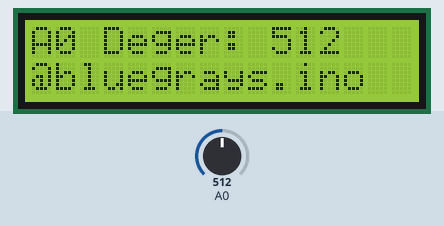
Simulated run of this sketch. Board: Arduino Uno, built with avr-gcc and run on an emulated ATmega328P. On the bench: 16×2 character LCD. Inputs (shaded band) come from the test bench; at power-on: A0 = 512.

Above: at 1.2 s.
1.3 s: A0 set to 716
At 2.6 s:
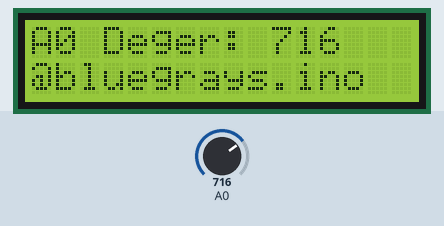
3.1 s: A0 set to 900
At 4.4 s:
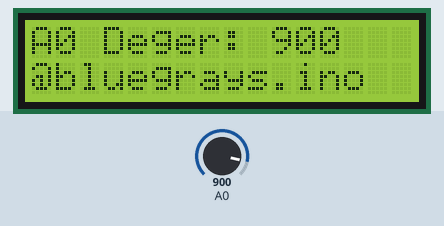
4.7 s: A0 set to 1023
At 5.4 s:
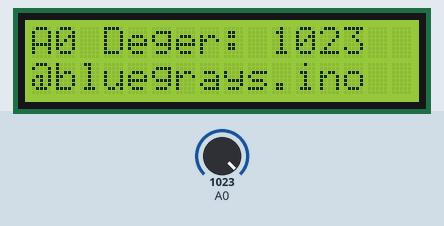
Timing chart, 0 to 7.7 s (numbered marks = the images above; inputs shaded):
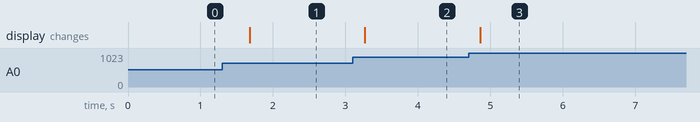

Measured:
- after the input at 1.3 s, the display: changes after 0.38 s (image 1)
- after the input at 3.1 s, the display: changes after 0.17 s (image 2)
- after the input at 4.7 s, the display: changes after 0.16 s (image 3)

The sketch:

Kod.ino
```cpp
#include <LiquidCrystal_I2C.h>
LiquidCrystal_I2C lcd(0x27, 16, 2);
void setup() {
  lcd.begin();
}
void loop() {
  int deger = analogRead(A0);
  lcd.setCursor(0, 0);
  lcd.print("A0 Deger: ");
  lcd.print(deger);
  lcd.print("   ");
  lcd.setCursor(0, 1);
  lcd.print("@bluegrays.ino");
  delay(500);
}
```
